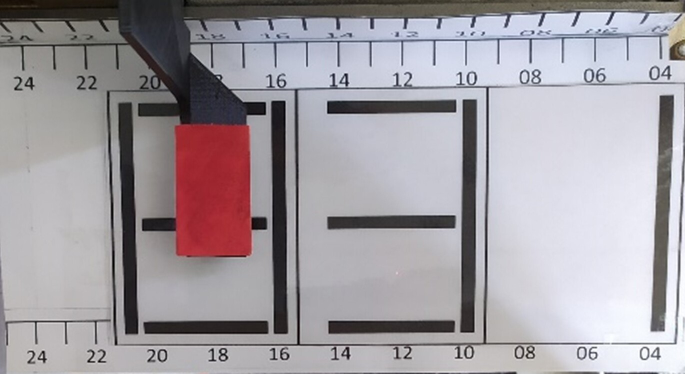
#> input picture task1_opencv_control/modules/test_frames/1.jpg, 1370 x 747 px (shown at 1/2 size)
$ python main.py
#> lines starting #> are read from the running program, lines starting #| are printed output that depends on the picture
### task1_opencv_control/modules/camera.py
# Please note that this is a fake camera, it will just
# yield the images 1.jpg, 2.jpg, 3.jg and 4.jpg. It is
# just for testing purposes. You should actually use the
# picamera module and implement the get_frame properly

from time import time
from time import sleep
import os, sys
import cv2


class Camera(object):
    def __init__(self):
        directory = os.path.join(os.path.dirname(__file__), 'test_frames')
        self.test_frames_name = ['1.jpg', '2.jpg', '3.jpg', '4.jpg', '5.jpg']
        self.frames = [cv2.imread(os.path.join(directory, f))
        for f in self.test_frames_name]
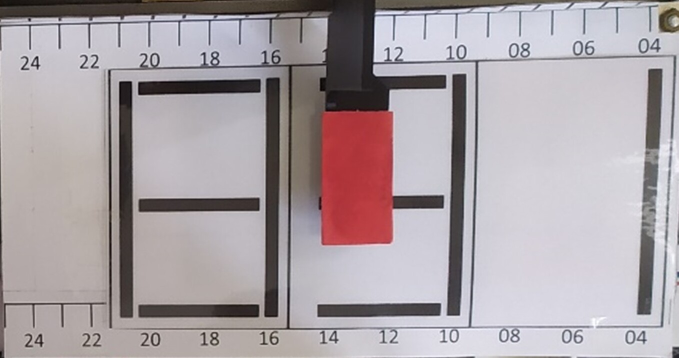
#> input picture task1_opencv_control/modules/test_frames/2.jpg, 1357 x 715 px (shown at 1/2 size)
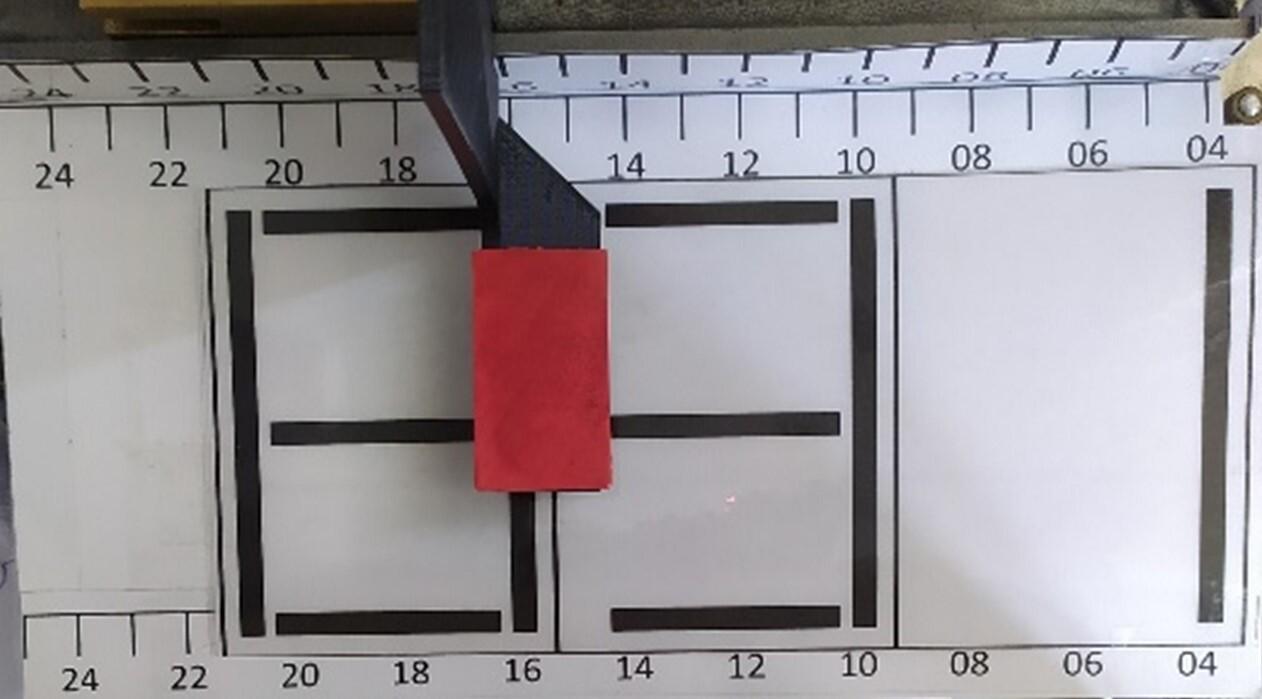
#> input picture task1_opencv_control/modules/test_frames/3.jpg, 1262 x 699 px
        self.current_frame = int(time()) % 5
        self.count = 0

    def get_frame(self):
        if (self.count > 1):
            self.current_frame = int(time()) % 5
            self.count = 0
        index = int(time()) % 5
        print('Frame', self.test_frames_name[self.current_frame])
        self.count = self.count + 1
        # cv2.imshow("Frame", self.frames[self.current_frame])
        # cv2.waitKey(0)
        return self.frames[self.current_frame]

### task1_opencv_control/modules/opencv_controller.py
import logging
import threading
import cv2
import numpy as np
USE_FAKE_PI_CAMERA = True # Chage to FALSE if testing in the Raspberry Pi

if USE_FAKE_PI_CAMERA:
    from .camera import Camera  # For running app
else:
    from .pi_camera import Camera  # For running Raspberry Pi

log = logging.getLogger(
    __name__)  # Creates a logger instance, we use it to log things out

class OpenCVController(object):

    def __init__(self):
        self.current_shape = [False, False, False]
        self.camera = Camera()
        print('OpenCV controller initiated')
        self.coord_8 = []
        self.coord_3 = []
        self.coord_1 = []
        self.coord_rod = []

    def process_frame(self):  # generate frame by frame from camera
        while True:
            # Capture frame-by-frame
            frame = self.camera.get_frame()
              # read the camera frame
            # jpg_to_np = np.frombuffer(frame, np.uint8)
            # imgDecode = cv2.imdecode(jpg_to_np, cv2.COLOR_RGB2BGR)
            hsvFrame = cv2.cvtColor(frame, cv2.COLOR_BGR2HSV)

            ########################## Red Range #############################
            lower_red1 = np.array([0, 120, 70])
            lower_red2 = np.array([10, 255, 255])
            lower_red_mask = cv2.inRange(hsvFrame, lower_red1, lower_red2)

            # range for upper red
            upper_red1 = np.array([170, 120, 70])
            upper_red2 = np.array([180, 255, 255])
            upper_red_mask = cv2.inRange(hsvFrame, upper_red1, upper_red2)

            red_mask = lower_red_mask + upper_red_mask


            ###################################### black range #############

            lower_black = np.array([0,0,0])
            upper_black = np.array([180,80,140])
            black_mask = cv2.inRange(hsvFrame, lower_black, upper_black)


            self.coord_8 = []
            self.coord_3 = []
            self.coord_1 = []
            self.coord_rod = []

            # convert the image to grayscale format
            contours, _ = cv2.findContours(black_mask, cv2.RETR_TREE, cv2.CHAIN_APPROX_SIMPLE)[-2:]

            for contour in contours:
                    area = cv2.contourArea(contour)

                    if (area > 3000):
                        x, y, w, h = cv2.boundingRect(contour)

                        if w>25 and w < 300:


                            # ############# For Eight #####################

                            #image_copy = hsvFrame.copy()

                            if x in range(230, 320) and y in range(600, 710):
                                coord = [x,y]
                                self.coord_8.append(coord)

                            # # ###################### For THREE ####################

                            elif x in range(600, 670) and y in range(600, 700):
                                coord = [x,y]
                                self.coord_3.append(coord)

                            # ##################### For ONE ############################

                            elif x in range(1190, 1350) and y in range(115, 230):
                                coord = [x,y,w,h]
                                self.coord_1.append(coord)


            red_contours, r_hierachy = cv2.findContours(red_mask, cv2.RETR_TREE, cv2.CHAIN_APPROX_SIMPLE)[-2:]

            for red_contour in red_contours:
                area = cv2.contourArea(red_contour)
                image_copy = hsvFrame.copy()
                if (area > 1000):
                    r_x, r_y, r_w, r_h = cv2.boundingRect(red_contour)

                    coord = [r_x, r_y, r_w, r_h]
                    self.coord_rod.append(coord)


                    if (r_x + r_w < 550):
                        self.current_shape=[True,False,False]
                    elif (r_x+r_w>550 and r_x<550):
                        self.current_shape = [True, True, False]
                    elif (r_x>550 and r_x+r_w<900):
                        self.current_shape = [False, True, False]
                    elif(r_x< 900 and r_x+r_w>900):
                        self.current_shape = [False, True, True]
                    elif(r_x > 900 ):
                        self.current_shape = [False, False, True]

            image_copy = frame.copy()
            print('8_coord:',self.coord_8)
            print('3_coord:',self.coord_3)
            print('1_coord:',self.coord_1)
            print('rod_cord:',self.coord_rod)

            cv2.rectangle(image_copy, (self.coord_rod[0][0], self.coord_rod[0][1]), (self.coord_rod[0][0] + self.coord_rod[0][2], self.coord_rod[0][1] + self.coord_rod[0][3]), (0, 0, 255), 2)
            cv2.rectangle(image_copy, (self.coord_rod[0][0], self.coord_rod[0][1]), (self.coord_rod[0][0] + 100, self.coord_rod[0][1] - 40), (0, 0, 255), -1)
            cv2.putText(image_copy, "Mark", (self.coord_rod[0][0], self.coord_rod[0][1] - 10), cv2.FONT_HERSHEY_SIMPLEX, 1.0, (255, 255, 255),thickness=3)

            cv2.rectangle(image_copy,(self.coord_8[0][0]-50,self.coord_8[0][1]+30),(self.coord_8[0][0]+290 ,self.coord_8[0][1]-440),(0,255,0),2)
            cv2.rectangle(image_copy, (self.coord_8[0][0]-50,self.coord_8[0][1]-440), (self.coord_8[0][0] +50 , self.coord_8[0][1] - 470), (0, 0, 255), -1)
            cv2.putText(image_copy, "EIGHT", (self.coord_8[0][0]-40 ,self.coord_8[0][1]-440), cv2.FONT_HERSHEY_SIMPLEX, 1.0, (255, 255, 255),thickness=3)

            cv2.rectangle(image_copy,(self.coord_3[0][0]-10,self.coord_3[0][1]+30),(self.coord_3[0][0]+300 ,self.coord_3[0][1]-440),(0,255,0),2)
            cv2.rectangle(image_copy, (self.coord_3[0][0]-10,self.coord_3[0][1]-440), (self.coord_3[0][0]+90 , self.coord_3[0][1] - 470), (0, 0, 255), -1)
            cv2.putText(image_copy, "THREE", (self.coord_3[0][0]-10 ,self.coord_3[0][1]-440), cv2.FONT_HERSHEY_SIMPLEX, 1.0, (255, 255, 255),thickness=3)

            cv2.rectangle(image_copy,(self.coord_1[0][0],self.coord_1[0][1]),(self.coord_1[0][0]+self.coord_1[0][2] ,self.coord_1[0][1]+self.coord_1[0][3]),(0,255,0),2)
            cv2.rectangle(image_copy, (self.coord_1[0][0],self.coord_1[0][1]), (self.coord_1[0][0]+70 , self.coord_1[0][1]-30), (0, 0, 255), -1)
            cv2.putText(image_copy, "ONE", (self.coord_1[0][0] ,self.coord_1[0][1]), cv2.FONT_HERSHEY_SIMPLEX, 1.0, (255, 255, 255),thickness=3)


            return image_copy


    def get_current_shape(self):
        return self.current_shape

### task1_opencv_control/main.py
from modules.opencv_controller import OpenCVController
import time
import cv2
import numpy as np
import base64

# Do NOT change this script
opencv_controller = OpenCVController()

for i in range(6):
    print("----------- Distance number: ", i)
#> (the run stopped early here; a loop or call above may not have finished)
